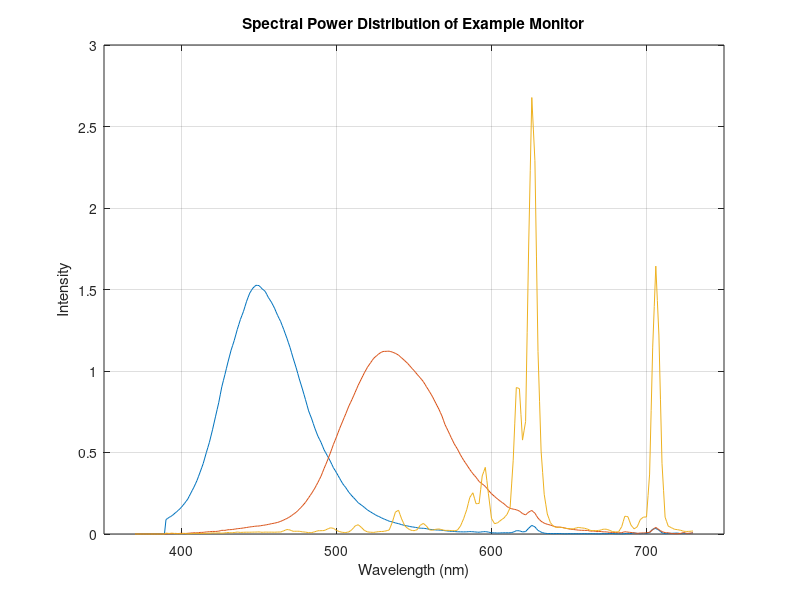
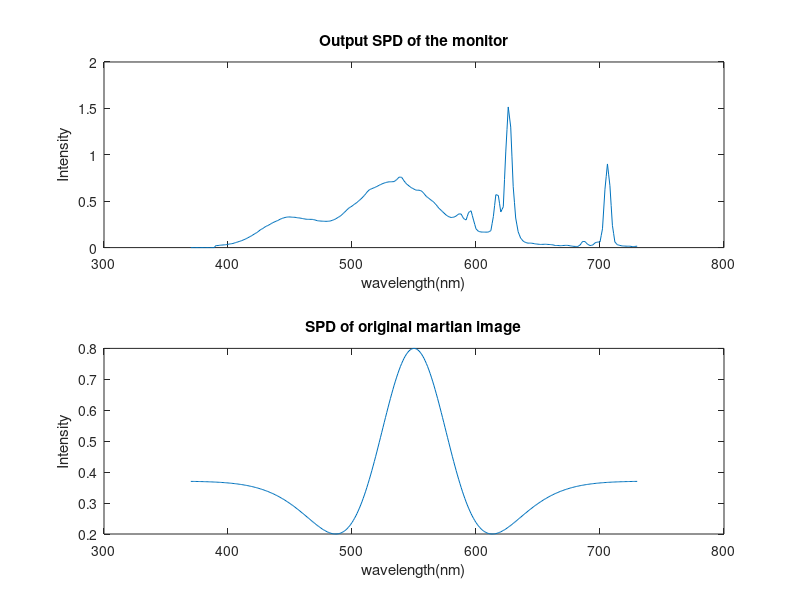
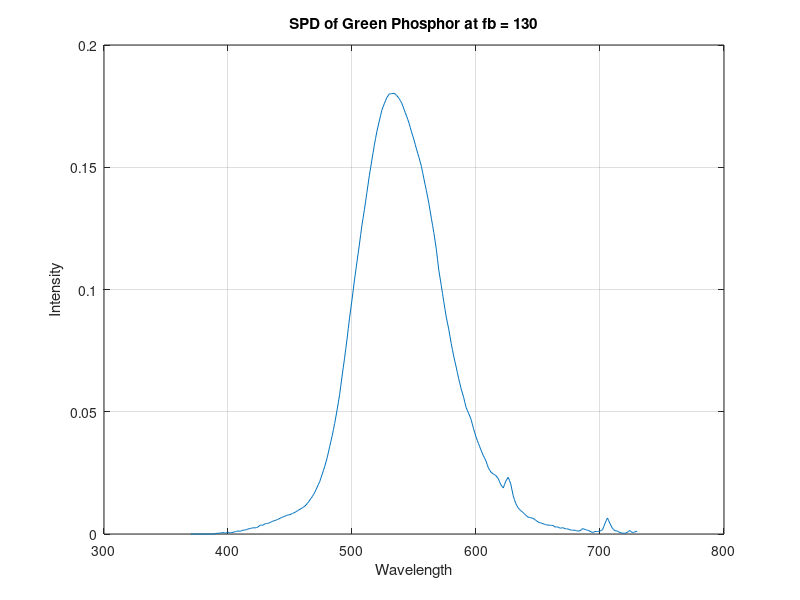
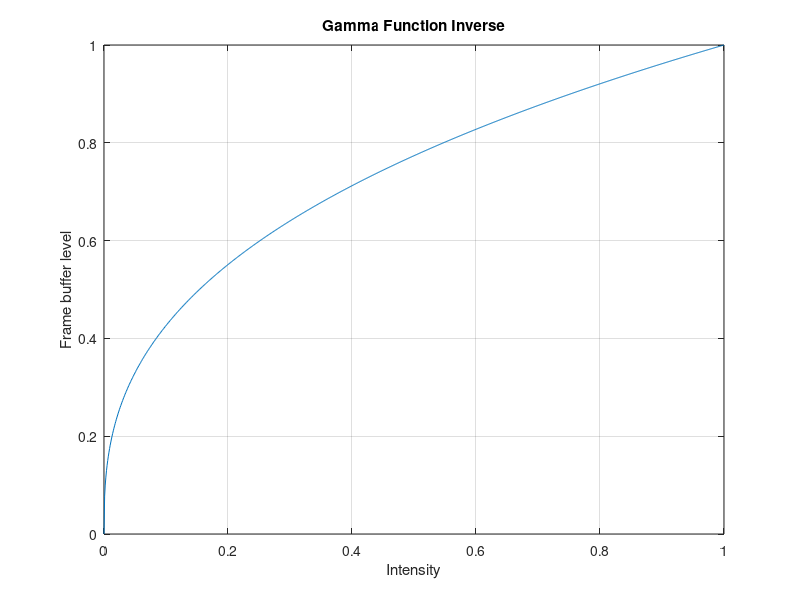

Source code (MATLAB) for these figures, in order: (Note: this script raises an error after producing the figures.)
%%%%%%%%%%%%%%%%%%%%%%%%%%%%%%%%%%%%%%%%%%%%%%%%%%%%%%%%%
%
% Class:     Psych 221/EE 362
% Tutorial:  Color Matching on Displays
% Author:    Wandell
% Purpose:   Introduce phosphor SPDs, XYZ functions, 
% 	     gamma, matching calculations
% Date:      01.02.96	
% Duration:  45 minutes
%	
% Matlab 5:  Checked 01.06.98 BW
% Matlab 7:  Checked 01.06.06 GN/BW 
%%%%%%%%%%%%%%%%%%%%%%%%%%%%%%%%%%%%%%%%%%%%%%%%%%%%%%%%

% The purpose of this tutorial is to introduce you to several
% computational methods in color.  These are:
%
%  * How to compute the XYZ values of a light source
%  * How to set a monitor output to achieve these XYZ levels
%  * How to manage the nonlinear relationship between frame
%    buffer and emitted light output
%  * How to compute and plot the xy chromaticity values of a display
%  

% Change the matlab process so that it is executing from inside
% the tutorials directory.  This will make my life easier, and
% thus it will make your life easier. 

%%%%%%%%%%%%%%%%%%%%%%%%%%%%%%%%%%%%%%%%%%%%%%%%%%%%%%%%
% 
% Computing XYZ values of a monitor
%
%%%%%%%%%%%%%%%%%%%%%%%%%%%%%%%%%%%%%%%%%%%%%%%%%%%%%%%%

% We must measure the main functions that define the color
% properties of any display: these are the phosphor spectral
% power distributions (SPDs).  We measure these functions using a
% spectral radiometer, a device that measures the power per
%  nanometer emitted by the display. 

%  The spectral power distributions of a monitor in my lab,
%  measured when the monitor display intensity was set to full
%  value, are stored in columns of the matrix called "phosphors".
%  This matrix is stored in the data file below


load cMatch/monitor; comment
figure
plot(wavelength,phosphors(:,3:-1:1))
xlabel('Wavelength (nm)'), ylabel('Intensity')
title('Spectral Power Distribution of Example Monitor');
set(gca,'xlim',[350 750]), grid on

%  To measure the XYZ values of these phosphors, we load in the
%  xbar,ybar, zbar functions defined by the CIE.  These are also
%  stored in the columns of a matrix, called xyz.  Because these
%  functions are so widely used, they are stored in the main
%  toolbox area. 

figure
load XYZ; comment
XYZ = data; % Added 01-06-2005 PC 
plot(wavelength, XYZ(:,3:-1:1))
xlabel('Wavelength (nm)'), ylabel('Responsivity')
legend('xbar','ybar','zbar');
title('CIE XYZ Functions');
set(gca,'xlim',[350 750]), grid on

% Now, we can compute the (X,Y,Z) values of each of the phosphors
% by multiplying the phosphor matrix times the xyz matrix.
% Notice that the phosphors are in the columns of the matrix on
% the right, and the xbar,ybar,zbar functions are in the rows of
% the matrix on the left.  

maxXYZ = XYZ'*phosphors

% The luminance of each phosphor is given by the Y values.  The
% maximum value is when the phosphors are set to maximum intensity.

maxXYZ(2,:)

% The total luminance the display can reach, with all three
% phosphors on, is given by the sum of these three values, 100
% cd/m^2 is a typical luminance level for monitors.

sum(maxXYZ(2,:))

%%%%%%%%%%%%%%%%%%%%%%%%%%%%%%%%%%%%%%%%%%%%%%%%%%%%%%%%%
%
% Using the CMFs to Match a target (linear display, gamma = 1)
%
%%%%%%%%%%%%%%%%%%%%%%%%%%%%%%%%%%%%%%%%%%%%%%%%%%%%%%%%

%  Suppose that you send a space ship to the surface of Mars.
%  The spaceship sends back a measurement of a spectral power
%  distribution.  Let's load it up.

load cMatch/mars; comment
clf,plot(wavelength,marsSPD,'r-')
set(gca,'ylim',[0 1])
grid on, xlabel('wavelength (nm)'); ylabel('Intensity')
title('Spectral Power Distribution measurement from Mars');

% Now, how do we set the monitor intensities so that what we see
% on a display is a visual match to the spectrum measured on
% Mars?  We use the XYZ color-matching functions.  First,
% measure the values for the Martian spectrum 

marsXYZ = XYZ'*marsSPD;

% Now, recall that the monitor color properties are determined by
% the relative intensity of the outputs of the monitor phosphor
% SPDs.  Suppose these intensities are [r,g,b]'.  Then the
% monitor output is phosphors*[r,g,b]'.  For example, when the
% red phosphor only is on the spectrum is

plot(wavelength, phosphors*[1 0 0]', 'r-');
xlabel('wavelength(nm)'); ylabel('Intensity')
title('SPD of Red Phosphor');

% When the red and blue are on, the output is

plot(wavelength, phosphors*[1 0 1]','m-');
xlabel('wavelength(nm)'); ylabel('Intensity')
title('SPD of Red and Blue Phosphors combined');

% To find the relationship between the [r,g,b] values and the
% monitor XYZ outputs, we only need to multiply the output times
% the XYZ functions.  Hence, there is a matrix that maps the
% linear monitor intensities into the XYZ values.  This matrix is
% 

mon2XYZ = XYZ'*phosphors

% Take a look at this matrix and think about its entries.  Notice
% that the first column contains the XYZ values associated with
% the red phosphor, the middle with the green, and the third
% column is associated with the blue.  These values should make
% sense to you given the shapes of the XYZ functions we have
% already plotted.

% Now, to represent the Martian spectrum on our display, we need
% to compute only one more thing.  How do we set the [r,g,b]
% values when we know the XYZ values of the spectrum?  For this,
% we need a matrix that converts XYZ to monitor linear gun
% intensities, the inverse of the matrix that we have.  So, we
% calculate this new matrix as

XYZ2mon = inv(mon2XYZ)
marsRGB = XYZ2mon*marsXYZ

% The spectrum we should display, therefore, is equal to 

subplot(2,1,1)
plot(wavelength,phosphors*marsRGB)
title('Output SPD of the monitor');
xlabel('wavelength(nm)');ylabel('Intensity')

% This will be a visual match to the spectrum

subplot(2,1,2) 
plot(wavelength,marsSPD);
title('SPD of original martian image');
xlabel('wavelength(nm)');ylabel('Intensity')

% The principles are the same when we make a match on a normal
% monitor.  The only difference, which is reviewed below, is that
% the frame-buffer entries and the intensity of the phosphor
% output are a nonlinearly related. Hence, we must set the
% frame-buffer entries so that we obtain the linear intensity
% outputs we have just calculated.  This process is called gamma
% correction. 

%%%%%%%%%%%%%%%%%%%%%%%%%%%%%%%%%%%%%%%%%%%%%%%%%%%%%%%%
%
% Managing a nonlinear display
%      Gamma tables and inverse gamma tables
%
%%%%%%%%%%%%%%%%%%%%%%%%%%%%%%%%%%%%%%%%%%%%%%%%%%%%%%%%

% The relationship between the intensity emitted by a CRT phosphor
% and the frame-buffer value is generally a nonlinear function. An
% example of the function relating frame-buffer value to emitted
% light intensity is shown here:

load cMatch/monitorGam
figure;
plot(1:256,monitorGam(:,1)), grid on
xlabel('Frame buffer'); 
ylabel('Emitted intensity of red phoshor');
title('Display "Gamma" function')

% This is called the "gamma" function of the display.  The reason
% for this title is that the function is roughly a simple power
% function and the exponent has historically been called "gamma."
% Here is a comparison of the gamma function of the red phosphor and
% a power function with an exponent of 2.2, the most common
% value.

frameBuffer = 1:256;
pred = ((frameBuffer)/256).^(2.2);
plot(frameBuffer,pred,'k-',frameBuffer,monitorGam(:,1),'r-')
xlim([0 256]); xlabel('Frame buffer'); ylabel('Intensity');
title('Comparison of Power function and red phosphor emission')
legend('y = x^2^.^2', 'Red phosphor','Location', 'NorthWest');
grid on

% For this display, you can see that the fit is much better using
% a larger exponent, namely

frameBuffer = 1:256;
pred = ((frameBuffer)/256).^(2.7);
plot(frameBuffer,pred,'k-',frameBuffer,monitorGam(:,1),'r-')
xlim([0 256]); xlabel('Frame buffer'); ylabel('Intensity');
title('Comparison of Power function and red phosphor emission')
legend('y = x^2^.^7', 'Red phosphor','Location', 'NorthWest');
grid on

% Recall that we measured the emitted intensity using the maximum
% framebuffer value.  This corresponds to the column entries in
% phosphor, and these are the signals emitted when the relative
% intensity is one.

% To specify the intensity of the emitted light for any given
% frame-buffer level, we can use the simple gamma function.  For
% example, the spectral power distribution of the light emitted
% by the green phosphor at a frame buffer level of 130 is

emitted = phosphors(:,2)*monitorGam(130,2);
plot(wavelength,emitted), grid on
xlabel('Wavelength')
ylabel('Intensity')
title('SPD of Green Phosphor at fb = 130');

% Frequently, we are interested in how to set the frame-buffer
% level in order to obtain a given linear output intensity.  To
% determine this, we must calculate the inverse of the "gamma"
% function.  If we have fit a simple polynomial to the gamma
% function, then we can calculate the frame-buffer setting by
% inverting the function.  So that given a linear intensity, l,
% we can calculate the frame-buffer value as frame-buffer =
% l^(1/gamma).

figure;
intensity = 0:.001:1;
predFB = intensity.^(1/2.7);
plot(intensity,predFB)
xlabel('Intensity')
ylabel('Frame buffer level')
title('Gamma Function Inverse');
grid on

% Another way to perform this calculation is by creating a
% look-up table that inverts the gamma function.  You should take
% a look at the code in the function "mkInvGammaTable" to see how
% Xuemei Zhang and I create inverse gamma look-up table
% functions.  To see the code enter "type mkInvGammaTable"

invGamTable = mkInvGammaTable(monitorGam,1000);
plot((1:1000)/1000,invGamTable), grid on
xlabel('Relative intensity')
ylabel('Frame buffer level')
title('Inverse Gamma Table Values');


% (We make invGamTables with more than 8 bits of resolution
% because some of the frame buffers we have in the lab are 10
% bits.)

% To look up the frame buffer value that will produce a
% particular linear intensity, then, we round the intensity to 1
% part in a thousand (because there are a 1000 levels in the
% inverse table) and then use that as an index.  For example, to
% calculate the frame buffer values that generate linear
% intensities of [.1 .3 .5 .7 .9] we calculate as

intensity = (.1:.2:.9);
intensityX = round(intensity*1000)
fb = round(invGamTable(intensityX,1))

% Now, let's see how well we did.  Here are the intensities we
% will obtain with these frame buffer values.

obtainedIntensity = monitorGam(fb,1)

% We can plot the obtained and desired intensities in a graph
% We are close, but because of the quantization of the device we
% do not obtain the exact linear intensities.

plot(intensity, obtainedIntensity, 'o', intensity, intensity,'-'), grid on
axis equal, axis square, axis tight
set(gca,'xtick',(0:.2:1),'ytick',(0:.2:1))
%identityLine = line([0 1],[0 1]);
legend('Obtained Intensity', 'Ideal Intensity', 'Location', 'NorthWest');
title('Ideal vs Obtained Intensity');

%%%%%%%%%%%%%%%%%%%%%%%%%%%%%%%%%%%%%%%%%%%%%%%%%%%%%%%%
% 
% Computing xy-chromaticity coordinates
%
%%%%%%%%%%%%%%%%%%%%%%%%%%%%%%%%%%%%%%%%%%%%%%%%%%%%%%%%

% The monitor is also described in terms of several different
% chromaticity coordinate measurements, namely its "white point"
% and the gamut of colors that it can reach.  The white point is
% the chromaticity coordinates of the display when all three
% phosphors are set to maximum intensity.  These can be computed
% as

whitePoint = chromaticity(sum(maxXYZ,2)')'

% The (x,y) chromaticity coordinates of the phosphors can be
% computed individually as

xyMonitor = chromaticity(maxXYZ')'

% We can build a graph describing the chromaticity coordinates of
% the phosphors and the white point by first computing the xy
% coordinates of the spectrum.  Remember that the rows of xyz
% contain the XYZ values of each spectral light.  So, we can
% compute the chromaticity of the spectral lights as

xySpectrum = chromaticity(XYZ)';
% Modified 01-06-2005 PC xySpectrum = chromaticity(XYZ');

% Now, we plot these values and turn on hold.  Any light is a
% mixture of spectral lights, so these values define an outer
% boundary for where any physical light can fall.

figure
plotSpectrumLocus;  % Read this routine
axis equal, axis square
grid on, xlabel('x-chromaticity'), ylabel('y-chromaticity')
title('Spectrum Locus (gamut of visible light)');
hold on

% Overlay the xy coordinates of the three monitor phosphors on
% top of the graph

plot(xyMonitor(1,1),xyMonitor(2,1),'ro');
plot(xyMonitor(1,2),xyMonitor(2,2),'go');
plot(xyMonitor(1,3),xyMonitor(2,3),'bo');

% and place a patch over the region where sums of the phosphors
% can fall.  This is called the "gamut" of the display

p = patch(xyMonitor(1,:), xyMonitor(2,:), [.5 .5 .5]);

% Finally, add in the chromaticity coordinate of the white point
% and label the axes.

plot(whitePoint(1),whitePoint(2),'wo');
xlabel('x chromaticity'), ylabel('y chromaticity')
hold off

% Notice that the white point coordinates are not at the middle
% of the gamut.  The position of the white point depends on the
% sum of the (X,Y,Z) values from each of the phosphors.  These
% are unequal, with the green and blue being the largest.  Hence,
% the white point is closer to these two corners of the gamut 

sum(maxXYZ)

% End of Tutorial

%%% BEGIN TUTORIAL QUESTIONS
%
% USING THE COLOR MATCHING FUNCTIONS
%
% Consider a color matching experiment using a CRT monitor with phosphor
% spectral power distributions (SPD) given by 'phosphors' in 
% cMatch/monitor.mat
%
% a) Using the CIE-XYZ method, calculate what phosphor intensities you will
% need to match a monochrome light at 550nm.  What phosphor intensities are
% needed to match a monochrome light at 430nm?
%
% b) Plot the SPD of the phosphors that would make this match.  Why are
% these intensities not physically realizable?
%
% c) If you wanted to perform an experiment to test the predicted match,
% what could you do to arrange the viewing conditions?
%
%
% COLOR MONITOR CALIBRATION AND CHROMATICITY
%
% a) Let the SPDs of the three phosphors of a color monitor be R, G, and B.
% Let the value of a pixel be written as a vector x = [r,g,b], where r, g, 
% and b are between 0 and 1. 
%
% Write the matrix equation that expresses the SPD of a monitor pixel
% displaying the pixel x.  (Ignore gamma correction)
%
% 
% b) How do the set of spectral power distributions emitted from a pixel
% compare with the spectral power distributions that are possible in the
% environment?
%
% c) Typical monitors can modulate the linear phosphor intensity at 256
% levels (8-bits). Suppose that you could modulate the phosphor intensities
% at 16-bit accuracy. Would this monitor produce better images?  If you are
% not sure, then state what you need to know about the human visual system
% to decide whether the improvement is worthwhile.
%
% d) Suppose that you are able to build a monitor with a fourth phosphor,
% not just the three that are usually built. In what sense would this
% monitor be better than a three-primary monitor?  If you could set the x-y
% chromaticity of the phosphor, how would you design it to achieve the best
% monitor performance?  You may want to sketch or plot a chromaticity
% diagram to show what you mean.
%
%%% END TUTORIAL QUESTIONS


% Optional questions
% 
% Suppose you are an LCD manufacturer, and you know that if you had an
% ideal LCD, each of the R,G,B color channels would emit light 
% according to the SPD given in monitors.mat.  We have already plotted
% the color gamut of such a monitor.

% In a real LCD display, the LC gates are not able to block 100% of the
% light from the backlight.  Suppose that due to such leakage, the 
% contrast ratio between a fully black and fully white display is 100:1.  
% Plot the gamut of colors for this display and explain what happens.

